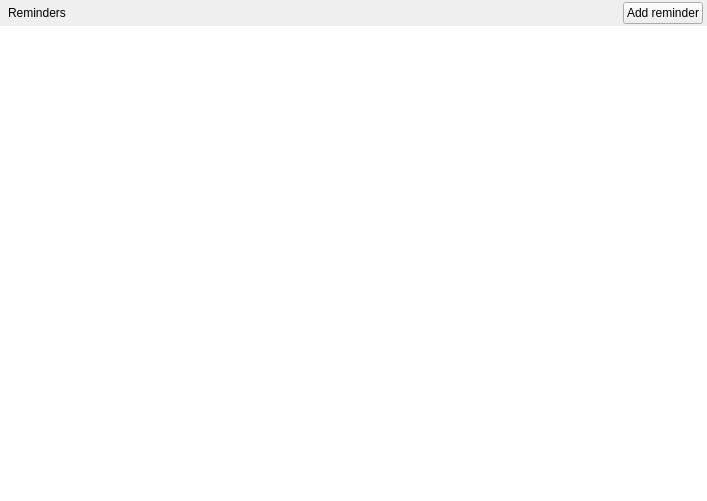
<?xml version="1.0" encoding="UTF-8"?>
<ui version="4.0">
 <class>WidgetReminders</class>
 <widget class="QWidget" name="WidgetReminders">
  <property name="geometry">
   <rect>
    <x>0</x>
    <y>0</y>
    <width>707</width>
    <height>501</height>
   </rect>
  </property>
  <property name="windowTitle">
   <string>Form</string>
  </property>
  <layout class="QVBoxLayout" name="verticalLayout">
   <property name="spacing">
    <number>0</number>
   </property>
   <property name="leftMargin">
    <number>0</number>
   </property>
   <property name="topMargin">
    <number>0</number>
   </property>
   <property name="rightMargin">
    <number>0</number>
   </property>
   <property name="bottomMargin">
    <number>0</number>
   </property>
   <item>
    <widget class="QWidget" name="wdtMain" native="true">
     <layout class="QVBoxLayout" name="verticalLayout_2">
      <property name="spacing">
       <number>0</number>
      </property>
      <property name="leftMargin">
       <number>0</number>
      </property>
      <property name="topMargin">
       <number>0</number>
      </property>
      <property name="rightMargin">
       <number>0</number>
      </property>
      <property name="bottomMargin">
       <number>0</number>
      </property>
      <item>
       <widget class="QWidget" name="wdtHeader" native="true">
        <layout class="QHBoxLayout" name="horizontalLayout">
         <property name="spacing">
          <number>2</number>
         </property>
         <property name="leftMargin">
          <number>8</number>
         </property>
         <property name="topMargin">
          <number>2</number>
         </property>
         <property name="rightMargin">
          <number>4</number>
         </property>
         <property name="bottomMargin">
          <number>2</number>
         </property>
         <item>
          <widget class="QLabel" name="label">
           <property name="text">
            <string>Reminders</string>
           </property>
          </widget>
         </item>
         <item>
          <spacer name="horizontalSpacer">
           <property name="orientation">
            <enum>Qt::Horizontal</enum>
           </property>
           <property name="sizeHint" stdset="0">
            <size>
             <width>0</width>
             <height>20</height>
            </size>
           </property>
          </spacer>
         </item>
         <item>
          <widget class="QPushButton" name="pushButton">
           <property name="text">
            <string>Add reminder</string>
           </property>
          </widget>
         </item>
        </layout>
       </widget>
      </item>
      <item>
       <widget class="QWidget" name="wdtContent" native="true">
        <property name="sizePolicy">
         <sizepolicy hsizetype="Preferred" vsizetype="Preferred">
          <horstretch>0</horstretch>
          <verstretch>1</verstretch>
         </sizepolicy>
        </property>
        <layout class="QVBoxLayout" name="verticalLayout_3">
         <property name="spacing">
          <number>0</number>
         </property>
         <property name="leftMargin">
          <number>0</number>
         </property>
         <property name="topMargin">
          <number>0</number>
         </property>
         <property name="rightMargin">
          <number>0</number>
         </property>
         <property name="bottomMargin">
          <number>0</number>
         </property>
         <item>
          <widget class="QTableWidget" name="twdReminders">
           <property name="frameShape">
            <enum>QFrame::NoFrame</enum>
           </property>
           <property name="frameShadow">
            <enum>QFrame::Sunken</enum>
           </property>
           <property name="gridStyle">
            <enum>Qt::SolidLine</enum>
           </property>
           <property name="columnCount">
            <number>1</number>
           </property>
           <attribute name="horizontalHeaderVisible">
            <bool>false</bool>
           </attribute>
           <attribute name="horizontalHeaderStretchLastSection">
            <bool>true</bool>
           </attribute>
           <attribute name="verticalHeaderVisible">
            <bool>false</bool>
           </attribute>
           <attribute name="verticalHeaderDefaultSectionSize">
            <number>50</number>
           </attribute>
           <attribute name="verticalHeaderStretchLastSection">
            <bool>false</bool>
           </attribute>
           <column/>
          </widget>
         </item>
        </layout>
       </widget>
      </item>
     </layout>
    </widget>
   </item>
  </layout>
 </widget>
 <resources/>
 <connections/>
</ui>
